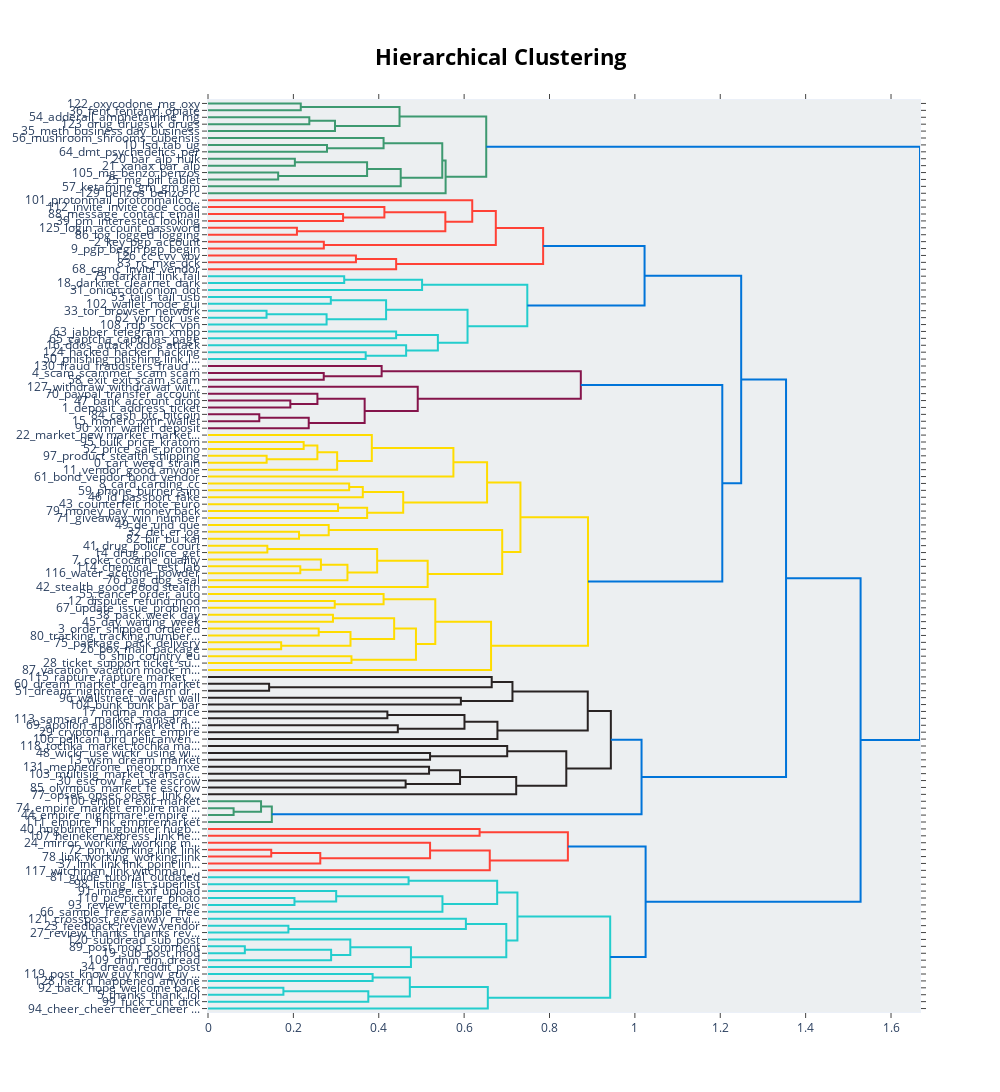

Write notebook code for a chart like this one.
### Code cell
merged_model_content_thread.visualize_hierarchy(custom_labels=True)

### Figure 1 — Plotly figure (JSON) as saved in the notebook; plotly's stock layout.template omitted (floating-point values rounded to 4 significant figures; data arrays with more than 128 entries replaced by an {"elided": "..."} marker saying what was removed)
{"data": [{"hoverinfo": "text", "marker": {"color": "rgb(61,153,112)"}, "mode": "lines", "type": "scatter", "x": [0, 0.2173, 0.2173, 0], "xaxis": "x", "y": [-5, -5, -15, -15], "yaxis": "y"}, {"hoverinfo": "text", "marker": {"color": "rgb(61,153,112)"}, "mode": "lines", "type": "scatter", "x": [0, 0.2374, 0.2374, 0], "xaxis": "x", "y": [-25, -25, -35, -35], "yaxis": "y"}, {"hoverinfo": "text", "marker": {"color": "rgb(61,153,112)"}, "mode": "lines", "type": "scatter", "x": [0.2374, 0.2975, 0.2975, 0], "xaxis": "x", "y": [-30, -30, -45, -45], "yaxis": "y"}, {"hoverinfo": "text", "marker": {"color": "rgb(61,153,112)"}, "mode": "lines", "type": "scatter", "x": [0.2173, 0.4487, 0.4487, 0.2975], "xaxis": "x", "y": [-10, -10, -37.5, -37.5], "yaxis": "y"}, {"hoverinfo": "text", "marker": {"color": "rgb(61,153,112)"}, "mode": "lines", "type": "scatter", "x": [0, 0.2788, 0.2788, 0], "xaxis": "x", "y": [-65, -65, -75, -75], "yaxis": "y"}, {"hoverinfo": "text", "marker": {"color": "rgb(61,153,112)"}, "mode": "lines", "type": "scatter", "x": [0, 0.4113, 0.4113, 0.2788], "xaxis": "x", "y": [-55, -55, -70, -70], "yaxis": "y"}, {"hoverinfo": "text", "marker": {"color": "rgb(61,153,112)"}, "mode": "lines", "type": "scatter", "x": [0, 0.2035, 0.2035, 0], "xaxis": "x", "y": [-85, -85, -95, -95], "yaxis": "y"}, {"hoverinfo": "text", "marker": {"color": "rgb(61,153,112)"}, "mode": "lines", "type": "scatter", "x": [0, 0.1644, 0.1644, 0], "xaxis": "x", "y": [-105, -105, -115, -115], "yaxis": "y"}, {"hoverinfo": "text", "marker": {"color": "rgb(61,153,112)"}, "mode": "lines", "type": "scatter", "x": [0.2035, 0.3727, 0.3727, 0.1644], "xaxis": "x", "y": [-90, -90, -110, -110], "yaxis": "y"}, {"hoverinfo": "text", "marker": {"color": "rgb(61,153,112)"}, "mode": "lines", "type": "scatter", "x": [0.3727, 0.4514, 0.4514, 0], "xaxis": "x", "y": [-100, -100, -125, -125], "yaxis": "y"}, {"hoverinfo": "text", "marker": {"color": "rgb(61,153,112)"}, "mode": "lines", "type": "scatter", "x": [0.4113, 0.5488, 0.5488, 0.4514], "xaxis": "x", "y": [-62.5, -62.5, -112.5, -112.5], "yaxis": "y"}, {"hoverinfo": "text", "marker": {"color": "rgb(61,153,112)"}, "mode": "lines", "type": "scatter", "x": [0.5488, 0.5566, 0.5566, 0], "xaxis": "x", "y": [-87.5, -87.5, -135, -135], "yaxis": "y"}, {"hoverinfo": "text", "marker": {"color": "rgb(61,153,112)"}, "mode": "lines", "type": "scatter", "x": [0.4487, 0.6518, 0.6518, 0.5566], "xaxis": "x", "y": [-23.75, -23.75, -111.2, -111.2], "yaxis": "y"}, {"hoverinfo": "text", "marker": {"color": "rgb(255,65,54)"}, "mode": "lines", "type": "scatter", "x": [0, 0.3164, 0.3164, 0], "xaxis": "x", "y": [-165, -165, -175, -175], "yaxis": "y"}, {"hoverinfo": "text", "marker": {"color": "rgb(255,65,54)"}, "mode": "lines", "type": "scatter", "x": [0, 0.4132, 0.4132, 0.3164], "xaxis": "x", "y": [-155, -155, -170, -170], "yaxis": "y"}, {"hoverinfo": "text", "marker": {"color": "rgb(255,65,54)"}, "mode": "lines", "type": "scatter", "x": [0, 0.2083, 0.2083, 0], "xaxis": "x", "y": [-185, -185, -195, -195], "yaxis": "y"}, {"hoverinfo": "text", "marker": {"color": "rgb(255,65,54)"}, "mode": "lines", "type": "scatter", "x": [0.4132, 0.556, 0.556, 0.2083], "xaxis": "x", "y": [-162.5, -162.5, -190, -190], "yaxis": "y"}, {"hoverinfo": "text", "marker": {"color": "rgb(255,65,54)"}, "mode": "lines", "type": "scatter", "x": [0, 0.619, 0.619, 0.556], "xaxis": "x", "y": [-145, -145, -176.2, -176.2], "yaxis": "y"}, {"hoverinfo": "text", "marker": {"color": "rgb(255,65,54)"}, "mode": "lines", "type": "scatter", "x": [0, 0.2713, 0.2713, 0], "xaxis": "x", "y": [-205, -205, -215, -215], "yaxis": "y"}, {"hoverinfo": "text", "marker": {"color": "rgb(255,65,54)"}, "mode": "lines", "type": "scatter", "x": [0.619, 0.6742, 0.6742, 0.2713], "xaxis": "x", "y": [-160.6, -160.6, -210, -210], "yaxis": "y"}, {"hoverinfo": "text", "marker": {"color": "rgb(255,65,54)"}, "mode": "lines", "type": "scatter", "x": [0, 0.3466, 0.3466, 0], "xaxis": "x", "y": [-225, -225, -235, -235], "yaxis": "y"}, {"hoverinfo": "text", "marker": {"color": "rgb(255,65,54)"}, "mode": "lines", "type": "scatter", "x": [0.3466, 0.4407, 0.4407, 0], "xaxis": "x", "y": [-230, -230, -245, -245], "yaxis": "y"}, {"hoverinfo": "text", "marker": {"color": "rgb(255,65,54)"}, "mode": "lines", "type": "scatter", "x": [0.6742, 0.7851, 0.7851, 0.4407], "xaxis": "x", "y": [-185.3, -185.3, -237.5, -237.5], "yaxis": "y"}, {"hoverinfo": "text", "marker": {"color": "rgb(35,205,205)"}, "mode": "lines", "type": "scatter", "x": [0, 0.3191, 0.3191, 0], "xaxis": "x", "y": [-255, -255, -265, -265], "yaxis": "y"}, {"hoverinfo": "text", "marker": {"color": "rgb(35,205,205)"}, "mode": "lines", "type": "scatter", "x": [0.3191, 0.5015, 0.5015, 0], "xaxis": "x", "y": [-260, -260, -275, -275], "yaxis": "y"}, {"hoverinfo": "text", "marker": {"color": "rgb(35,205,205)"}, "mode": "lines", "type": "scatter", "x": [0, 0.2877, 0.2877, 0], "xaxis": "x", "y": [-285, -285, -295, -295], "yaxis": "y"}, {"hoverinfo": "text", "marker": {"color": "rgb(35,205,205)"}, "mode": "lines", "type": "scatter", "x": [0, 0.1371, 0.1371, 0], "xaxis": "x", "y": [-305, -305, -315, -315], "yaxis": "y"}, {"hoverinfo": "text", "marker": {"color": "rgb(35,205,205)"}, "mode": "lines", "type": "scatter", "x": [0.1371, 0.2778, 0.2778, 0], "xaxis": "x", "y": [-310, -310, -325, -325], "yaxis": "y"}, {"hoverinfo": "text", "marker": {"color": "rgb(35,205,205)"}, "mode": "lines", "type": "scatter", "x": [0.2877, 0.4172, 0.4172, 0.2778], "xaxis": "x", "y": [-290, -290, -317.5, -317.5], "yaxis": "y"}, {"hoverinfo": "text", "marker": {"color": "rgb(35,205,205)"}, "mode": "lines", "type": "scatter", "x": [0, 0.4407, 0.4407, 0], "xaxis": "x", "y": [-335, -335, -345, -345], "yaxis": "y"}, {"hoverinfo": "text", "marker": {"color": "rgb(35,205,205)"}, "mode": "lines", "type": "scatter", "x": [0, 0.3694, 0.3694, 0], "xaxis": "x", "y": [-365, -365, -375, -375], "yaxis": "y"}, {"hoverinfo": "text", "marker": {"color": "rgb(35,205,205)"}, "mode": "lines", "type": "scatter", "x": [0, 0.4641, 0.4641, 0.3694], "xaxis": "x", "y": [-355, -355, -370, -370], "yaxis": "y"}, {"hoverinfo": "text", "marker": {"color": "rgb(35,205,205)"}, "mode": "lines", "type": "scatter", "x": [0.4407, 0.5385, 0.5385, 0.4641], "xaxis": "x", "y": [-340, -340, -362.5, -362.5], "yaxis": "y"}, {"hoverinfo": "text", "marker": {"color": "rgb(35,205,205)"}, "mode": "lines", "type": "scatter", "x": [0.4172, 0.608, 0.608, 0.5385], "xaxis": "x", "y": [-303.8, -303.8, -351.2, -351.2], "yaxis": "y"}, {"hoverinfo": "text", "marker": {"color": "rgb(35,205,205)"}, "mode": "lines", "type": "scatter", "x": [0.5015, 0.748, 0.748, 0.608], "xaxis": "x", "y": [-267.5, -267.5, -327.5, -327.5], "yaxis": "y"}, {"hoverinfo": "text", "marker": {"color": "rgb(0,116,217)"}, "mode": "lines", "type": "scatter", "x": [0.7851, 1.023, 1.023, 0.748], "xaxis": "x", "y": [-211.4, -211.4, -297.5, -297.5], "yaxis": "y"}, {"hoverinfo": "text", "marker": {"color": "rgb(133,20,75)"}, "mode": "lines", "type": "scatter", "x": [0, 0.2711, 0.2711, 0], "xaxis": "x", "y": [-395, -395, -405, -405], "yaxis": "y"}, {"hoverinfo": "text", "marker": {"color": "rgb(133,20,75)"}, "mode": "lines", "type": "scatter", "x": [0, 0.4068, 0.4068, 0.2711], "xaxis": "x", "y": [-385, -385, -400, -400], "yaxis": "y"}, {"hoverinfo": "text", "marker": {"color": "rgb(133,20,75)"}, "mode": "lines", "type": "scatter", "x": [0, 0.1929, 0.1929, 0], "xaxis": "x", "y": [-435, -435, -445, -445], "yaxis": "y"}, {"hoverinfo": "text", "marker": {"color": "rgb(133,20,75)"}, "mode": "lines", "type": "scatter", "x": [0, 0.2563, 0.2563, 0.1929], "xaxis": "x", "y": [-425, -425, -440, -440], "yaxis": "y"}, {"hoverinfo": "text", "marker": {"color": "rgb(133,20,75)"}, "mode": "lines", "type": "scatter", "x": [0, 0.1201, 0.1201, 0], "xaxis": "x", "y": [-455, -455, -465, -465], "yaxis": "y"}, {"hoverinfo": "text", "marker": {"color": "rgb(133,20,75)"}, "mode": "lines", "type": "scatter", "x": [0.1201, 0.236, 0.236, 0], "xaxis": "x", "y": [-460, -460, -475, -475], "yaxis": "y"}, {"hoverinfo": "text", "marker": {"color": "rgb(133,20,75)"}, "mode": "lines", "type": "scatter", "x": [0.2563, 0.367, 0.367, 0.236], "xaxis": "x", "y": [-432.5, -432.5, -467.5, -467.5], "yaxis": "y"}, {"hoverinfo": "text", "marker": {"color": "rgb(133,20,75)"}, "mode": "lines", "type": "scatter", "x": [0, 0.4913, 0.4913, 0.367], "xaxis": "x", "y": [-415, -415, -450, -450], "yaxis": "y"}, {"hoverinfo": "text", "marker": {"color": "rgb(133,20,75)"}, "mode": "lines", "type": "scatter", "x": [0.4068, 0.8733, 0.8733, 0.4913], "xaxis": "x", "y": [-392.5, -392.5, -432.5, -432.5], "yaxis": "y"}, {"hoverinfo": "text", "marker": {"color": "rgb(255,220,0)"}, "mode": "lines", "type": "scatter", "x": [0, 0.2241, 0.2241, 0], "xaxis": "x", "y": [-495, -495, -505, -505], "yaxis": "y"}, {"hoverinfo": "text", "marker": {"color": "rgb(255,220,0)"}, "mode": "lines", "type": "scatter", "x": [0, 0.1373, 0.1373, 0], "xaxis": "x", "y": [-515, -515, -525, -525], "yaxis": "y"}, {"hoverinfo": "text", "marker": {"color": "rgb(255,220,0)"}, "mode": "lines", "type": "scatter", "x": [0.2241, 0.2562, 0.2562, 0.1373], "xaxis": "x", "y": [-500, -500, -520, -520], "yaxis": "y"}, {"hoverinfo": "text", "marker": {"color": "rgb(255,220,0)"}, "mode": "lines", "type": "scatter", "x": [0.2562, 0.3025, 0.3025, 0], "xaxis": "x", "y": [-510, -510, -535, -535], "yaxis": "y"}, {"hoverinfo": "text", "marker": {"color": "rgb(255,220,0)"}, "mode": "lines", "type": "scatter", "x": [0, 0.3838, 0.3838, 0.3025], "xaxis": "x", "y": [-485, -485, -522.5, -522.5], "yaxis": "y"}, {"hoverinfo": "text", "marker": {"color": "rgb(255,220,0)"}, "mode": "lines", "type": "scatter", "x": [0.3838, 0.5749, 0.5749, 0], "xaxis": "x", "y": [-503.8, -503.8, -545, -545], "yaxis": "y"}, {"hoverinfo": "text", "marker": {"color": "rgb(255,220,0)"}, "mode": "lines", "type": "scatter", "x": [0, 0.3307, 0.3307, 0], "xaxis": "x", "y": [-555, -555, -565, -565], "yaxis": "y"}, {"hoverinfo": "text", "marker": {"color": "rgb(255,220,0)"}, "mode": "lines", "type": "scatter", "x": [0.3307, 0.3626, 0.3626, 0], "xaxis": "x", "y": [-560, -560, -575, -575], "yaxis": "y"}, {"hoverinfo": "text", "marker": {"color": "rgb(255,220,0)"}, "mode": "lines", "type": "scatter", "x": [0, 0.3046, 0.3046, 0], "xaxis": "x", "y": [-585, -585, -595, -595], "yaxis": "y"}, {"hoverinfo": "text", "marker": {"color": "rgb(255,220,0)"}, "mode": "lines", "type": "scatter", "x": [0.3046, 0.3728, 0.3728, 0], "xaxis": "x", "y": [-590, -590, -605, -605], "yaxis": "y"}, {"hoverinfo": "text", "marker": {"color": "rgb(255,220,0)"}, "mode": "lines", "type": "scatter", "x": [0.3626, 0.4573, 0.4573, 0.3728], "xaxis": "x", "y": [-567.5, -567.5, -597.5, -597.5], "yaxis": "y"}, {"hoverinfo": "text", "marker": {"color": "rgb(255,220,0)"}, "mode": "lines", "type": "scatter", "x": [0.5749, 0.6538, 0.6538, 0.4573], "xaxis": "x", "y": [-524.4, -524.4, -582.5, -582.5], "yaxis": "y"}, {"hoverinfo": "text", "marker": {"color": "rgb(255,220,0)"}, "mode": "lines", "type": "scatter", "x": [0, 0.2132, 0.2132, 0], "xaxis": "x", "y": [-625, -625, -635, -635], "yaxis": "y"}, {"hoverinfo": "text", "marker": {"color": "rgb(255,220,0)"}, "mode": "lines", "type": "scatter", "x": [0, 0.2827, 0.2827, 0.2132], "xaxis": "x", "y": [-615, -615, -630, -630], "yaxis": "y"}, {"hoverinfo": "text", "marker": {"color": "rgb(255,220,0)"}, "mode": "lines", "type": "scatter", "x": [0, 0.139, 0.139, 0], "xaxis": "x", "y": [-645, -645, -655, -655], "yaxis": "y"}, {"hoverinfo": "text", "marker": {"color": "rgb(255,220,0)"}, "mode": "lines", "type": "scatter", "x": [0, 0.2162, 0.2162, 0], "xaxis": "x", "y": [-675, -675, -685, -685], "yaxis": "y"}, {"hoverinfo": "text", "marker": {"color": "rgb(255,220,0)"}, "mode": "lines", "type": "scatter", "x": [0, 0.2645, 0.2645, 0.2162], "xaxis": "x", "y": [-665, -665, -680, -680], "yaxis": "y"}, {"hoverinfo": "text", "marker": {"color": "rgb(255,220,0)"}, "mode": "lines", "type": "scatter", "x": [0.2645, 0.3267, 0.3267, 0], "xaxis": "x", "y": [-672.5, -672.5, -695, -695], "yaxis": "y"}, {"hoverinfo": "text", "marker": {"color": "rgb(255,220,0)"}, "mode": "lines", "type": "scatter", "x": [0.139, 0.3962, 0.3962, 0.3267], "xaxis": "x", "y": [-650, -650, -683.8, -683.8], "yaxis": "y"}, {"hoverinfo": "text", "marker": {"color": "rgb(255,220,0)"}, "mode": "lines", "type": "scatter", "x": [0.3962, 0.5146, 0.5146, 0], "xaxis": "x", "y": [-666.9, -666.9, -705, -705], "yaxis": "y"}, {"hoverinfo": "text", "marker": {"color": "rgb(255,220,0)"}, "mode": "lines", "type": "scatter", "x": [0.2827, 0.6892, 0.6892, 0.5146], "xaxis": "x", "y": [-622.5, -622.5, -685.9, -685.9], "yaxis": "y"}, {"hoverinfo": "text", "marker": {"color": "rgb(255,220,0)"}, "mode": "lines", "type": "scatter", "x": [0.6538, 0.7319, 0.7319, 0.6892], "xaxis": "x", "y": [-553.4, -553.4, -654.2, -654.2], "yaxis": "y"}, {"hoverinfo": "text", "marker": {"color": "rgb(255,220,0)"}, "mode": "lines", "type": "scatter", "x": [0, 0.2969, 0.2969, 0], "xaxis": "x", "y": [-725, -725, -735, -735], "yaxis": "y"}, {"hoverinfo": "text", "marker": {"color": "rgb(255,220,0)"}, "mode": "lines", "type": "scatter", "x": [0, 0.4113, 0.4113, 0.2969], "xaxis": "x", "y": [-715, -715, -730, -730], "yaxis": "y"}, {"hoverinfo": "text", "marker": {"color": "rgb(255,220,0)"}, "mode": "lines", "type": "scatter", "x": [0, 0.2927, 0.2927, 0], "xaxis": "x", "y": [-745, -745, -755, -755], "yaxis": "y"}, {"hoverinfo": "text", "marker": {"color": "rgb(255,220,0)"}, "mode": "lines", "type": "scatter", "x": [0, 0.2594, 0.2594, 0], "xaxis": "x", "y": [-765, -765, -775, -775], "yaxis": "y"}, {"hoverinfo": "text", "marker": {"color": "rgb(255,220,0)"}, "mode": "lines", "type": "scatter", "x": [0, 0.1714, 0.1714, 0], "xaxis": "x", "y": [-785, -785, -795, -795], "yaxis": "y"}, {"hoverinfo": "text", "marker": {"color": "rgb(255,220,0)"}, "mode": "lines", "type": "scatter", "x": [0.2594, 0.3338, 0.3338, 0.1714], "xaxis": "x", "y": [-770, -770, -790, -790], "yaxis": "y"}, {"hoverinfo": "text", "marker": {"color": "rgb(255,220,0)"}, "mode": "lines", "type": "scatter", "x": [0.2927, 0.4361, 0.4361, 0.3338], "xaxis": "x", "y": [-750, -750, -780, -780], "yaxis": "y"}, {"hoverinfo": "text", "marker": {"color": "rgb(255,220,0)"}, "mode": "lines", "type": "scatter", "x": [0, 0.3361, 0.3361, 0], "xaxis": "x", "y": [-805, -805, -815, -815], "yaxis": "y"}, {"hoverinfo": "text", "marker": {"color": "rgb(255,220,0)"}, "mode": "lines", "type": "scatter", "x": [0.4361, 0.4871, 0.4871, 0.3361], "xaxis": "x", "y": [-765, -765, -810, -810], "yaxis": "y"}, {"hoverinfo": "text", "marker": {"color": "rgb(255,220,0)"}, "mode": "lines", "type": "scatter", "x": [0.4113, 0.5324, 0.5324, 0.4871], "xaxis": "x", "y": [-722.5, -722.5, -787.5, -787.5], "yaxis": "y"}, {"hoverinfo": "text", "marker": {"color": "rgb(255,220,0)"}, "mode": "lines", "type": "scatter", "x": [0.5324, 0.6631, 0.6631, 0], "xaxis": "x", "y": [-755, -755, -825, -825], "yaxis": "y"}, {"hoverinfo": "text", "marker": {"color": "rgb(255,220,0)"}, "mode": "lines", "type": "scatter", "x": [0.7319, 0.8901, 0.8901, 0.6631], "xaxis": "x", "y": [-603.8, -603.8, -790, -790], "yaxis": "y"}, {"hoverinfo": "text", "marker": {"color": "rgb(0,116,217)"}, "mode": "lines", "type": "scatter", "x": [0.8733, 1.205, 1.205, 0.8901], "xaxis": "x", "y": [-412.5, -412.5, -696.9, -696.9], "yaxis": "y"}, {"hoverinfo": "text", "marker": {"color": "rgb(0,116,217)"}, "mode": "lines", "type": "scatter", "x": [1.023, 1.249, 1.249, 1.205], "xaxis": "x", "y": [-254.5, -254.5, -554.7, -554.7], "yaxis": "y"}, {"hoverinfo": "text", "marker": {"color": "rgb(40,35,35)"}, "mode": "lines", "type": "scatter", "x": [0, 0.1432, 0.1432, 0], "xaxis": "x", "y": [-845, -845, -855, -855], "yaxis": "y"}, {"hoverinfo": "text", "marker": {"color": "rgb(40,35,35)"}, "mode": "lines", "type": "scatter", "x": [0, 0.6646, 0.6646, 0.1432], "xaxis": "x", "y": [-835, -835, -850, -850], "yaxis": "y"}, {"hoverinfo": "text", "marker": {"color": "rgb(40,35,35)"}, "mode": "lines", "type": "scatter", "x": [0, 0.5924, 0.5924, 0], "xaxis": "x", "y": [-865, -865, -875, -875], "yaxis": "y"}, {"hoverinfo": "text", "marker": {"color": "rgb(40,35,35)"}, "mode": "lines", "type": "scatter", "x": [0.6646, 0.7132, 0.7132, 0.5924], "xaxis": "x", "y": [-842.5, -842.5, -870, -870], "yaxis": "y"}, {"hoverinfo": "text", "marker": {"color": "rgb(40,35,35)"}, "mode": "lines", "type": "scatter", "x": [0, 0.4202, 0.4202, 0], "xaxis": "x", "y": [-885, -885, -895, -895], "yaxis": "y"}, {"hoverinfo": "text", "marker": {"color": "rgb(40,35,35)"}, "mode": "lines", "type": "scatter", "x": [0, 0.4447, 0.4447, 0], "xaxis": "x", "y": [-905, -905, -915, -915], "yaxis": "y"}, {"hoverinfo": "text", "marker": {"color": "rgb(40,35,35)"}, "mode": "lines", "type": "scatter", "x": [0.4202, 0.6008, 0.6008, 0.4447], "xaxis": "x", "y": [-890, -890, -910, -910], "yaxis": "y"}, {"hoverinfo": "text", "marker": {"color": "rgb(40,35,35)"}, "mode": "lines", "type": "scatter", "x": [0.6008, 0.678, 0.678, 0], "xaxis": "x", "y": [-900, -900, -925, -925], "yaxis": "y"}, {"hoverinfo": "text", "marker": {"color": "rgb(40,35,35)"}, "mode": "lines", "type": "scatter", "x": [0.7132, 0.8896, 0.8896, 0.678], "xaxis": "x", "y": [-856.2, -856.2, -912.5, -912.5], "yaxis": "y"}, {"hoverinfo": "text", "marker": {"color": "rgb(40,35,35)"}, "mode": "lines", "type": "scatter", "x": [0, 0.5202, 0.5202, 0], "xaxis": "x", "y": [-945, -945, -955, -955], "yaxis": "y"}, {"hoverinfo": "text", "marker": {"color": "rgb(40,35,35)"}, "mode": "lines", "type": "scatter", "x": [0, 0.7009, 0.7009, 0.5202], "xaxis": "x", "y": [-935, -935, -950, -950], "yaxis": "y"}, {"hoverinfo": "text", "marker": {"color": "rgb(40,35,35)"}, "mode": "lines", "type": "scatter", "x": [0, 0.5178, 0.5178, 0], "xaxis": "x", "y": [-965, -965, -975, -975], "yaxis": "y"}, {"hoverinfo": "text", "marker": {"color": "rgb(40,35,35)"}, "mode": "lines", "type": "scatter", "x": [0, 0.4629, 0.4629, 0], "xaxis": "x", "y": [-985, -985, -995, -995], "yaxis": "y"}, {"hoverinfo": "text", "marker": {"color": "rgb(40,35,35)"}, "mode": "lines", "type": "scatter", "x": [0.5178, 0.5904, 0.5904, 0.4629], "xaxis": "x", "y": [-970, -970, -990, -990], "yaxis": "y"}, {"hoverinfo": "text", "marker": {"color": "rgb(40,35,35)"}, "mode": "lines", "type": "scatter", "x": [0.5904, 0.722, 0.722, 0], "xaxis": "x", "y": [-980, -980, -1005, -1005], "yaxis": "y"}, {"hoverinfo": "text", "marker": {"color": "rgb(40,35,35)"}, "mode": "lines", "type": "scatter", "x": [0.7009, 0.8393, 0.8393, 0.722], "xaxis": "x", "y": [-942.5, -942.5, -992.5, -992.5], "yaxis": "y"}, {"hoverinfo": "text", "marker": {"color": "rgb(40,35,35)"}, "mode": "lines", "type": "scatter", "x": [0.8896, 0.9437, 0.9437, 0.8393], "xaxis": "x", "y": [-884.4, -884.4, -967.5, -967.5], "yaxis": "y"}, {"hoverinfo": "text", "marker": {"color": "rgb(61,153,112)"}, "mode": "lines", "type": "scatter", "x": [0, 0.05999, 0.05999, 0], "xaxis": "x", "y": [-1025, -1025, -1035, -1035], "yaxis": "y"}, {"hoverinfo": "text", "marker": {"color": "rgb(61,153,112)"}, "mode": "lines", "type": "scatter", "x": [0, 0.1243, 0.1243, 0.05999], "xaxis": "x", "y": [-1015, -1015, -1030, -1030], "yaxis": "y"}, {"hoverinfo": "text", "marker": {"color": "rgb(61,153,112)"}, "mode": "lines", "type": "scatter", "x": [0.1243, 0.1495, 0.1495, 0], "xaxis": "x", "y": [-1022.0, -1022.0, -1045, -1045], "yaxis": "y"}, {"hoverinfo": "text", "marker": {"color": "rgb(0,116,217)"}, "mode": "lines", "type": "scatter", "x": [0.9437, 1.016, 1.016, 0.1495], "xaxis": "x", "y": [-925.9, -925.9, -1034.0, -1034.0], "yaxis": "y"}, {"hoverinfo": "text", "marker": {"color": "rgb(0,116,217)"}, "mode": "lines", "type": "scatter", "x": [1.249, 1.354, 1.354, 1.016], "xaxis": "x", "y": [-404.6, -404.6, -979.8, -979.8], "yaxis": "y"}, {"hoverinfo": "text", "marker": {"color": "rgb(255,65,54)"}, "mode": "lines", "type": "scatter", "x": [0, 0.6363, 0.6363, 0], "xaxis": "x", "y": [-1055, -1055, -1065, -1065], "yaxis": "y"}, {"hoverinfo": "text", "marker": {"color": "rgb(255,65,54)"}, "mode": "lines", "type": "scatter", "x": [0, 0.1481, 0.1481, 0], "xaxis": "x", "y": [-1085, -1085, -1095, -1095], "yaxis": "y"}, {"hoverinfo": "text", "marker": {"color": "rgb(255,65,54)"}, "mode": "lines", "type": "scatter", "x": [0.1481, 0.263, 0.263, 0], "xaxis": "x", "y": [-1090, -1090, -1105, -1105], "yaxis": "y"}, {"hoverinfo": "text", "marker": {"color": "rgb(255,65,54)"}, "mode": "lines", "type": "scatter", "x": [0, 0.5202, 0.5202, 0.263], "xaxis": "x", "y": [-1075, -1075, -1098.0, -1098.0], "yaxis": "y"}, {"hoverinfo": "text", "marker": {"color": "rgb(255,65,54)"}, "mode": "lines", "type": "scatter", "x": [0.5202, 0.6601, 0.6601, 0], "xaxis": "x", "y": [-1086.0, -1086.0, -1115, -1115], "yaxis": "y"}, {"hoverinfo": "text", "marker": {"color": "rgb(255,65,54)"}, "mode": "lines", "type": "scatter", "x": [0.6363, 0.8431, 0.8431, 0.6601], "xaxis": "x", "y": [-1060, -1060, -1101.0, -1101.0], "yaxis": "y"}, {"hoverinfo": "text", "marker": {"color": "rgb(35,205,205)"}, "mode": "lines", "type": "scatter", "x": [0, 0.4699, 0.4699, 0], "xaxis": "x", "y": [-1125, -1125, -1135, -1135], "yaxis": "y"}, {"hoverinfo": "text", "marker": {"color": "rgb(35,205,205)"}, "mode": "lines", "type": "scatter", "x": [0, 0.2026, 0.2026, 0], "xaxis": "x", "y": [-1155, -1155, -1165, -1165], "yaxis": "y"}, {"hoverinfo": "text", "marker": {"color": "rgb(35,205,205)"}, "mode": "lines", "type": "scatter", "x": [0, 0.3003, 0.3003, 0.2026], "xaxis": "x", "y": [-1145, -1145, -1160, -1160], "yaxis": "y"}, {"hoverinfo": "text", "marker": {"color": "rgb(35,205,205)"}, "mode": "lines", "type": "scatter", "x": [0.3003, 0.5492, 0.5492, 0], "xaxis": "x", "y": [-1152.0, -1152.0, -1175, -1175], "yaxis": "y"}, {"hoverinfo": "text", "marker": {"color": "rgb(35,205,205)"}, "mode": "lines", "type": "scatter", "x": [0.4699, 0.6774, 0.6774, 0.5492], "xaxis": "x", "y": [-1130, -1130, -1164.0, -1164.0], "yaxis": "y"}, {"hoverinfo": "text", "marker": {"color": "rgb(35,205,205)"}, "mode": "lines", "type": "scatter", "x": [0, 0.1883, 0.1883, 0], "xaxis": "x", "y": [-1195, -1195, -1205, -1205], "yaxis": "y"}, {"hoverinfo": "text", "marker": {"color": "rgb(35,205,205)"}, "mode": "lines", "type": "scatter", "x": [0, 0.6041, 0.6041, 0.1883], "xaxis": "x", "y": [-1185, -1185, -1200, -1200], "yaxis": "y"}, {"hoverinfo": "text", "marker": {"color": "rgb(35,205,205)"}, "mode": "lines", "type": "scatter", "x": [0, 0.08631, 0.08631, 0], "xaxis": "x", "y": [-1225, -1225, -1235, -1235], "yaxis": "y"}, {"hoverinfo": "text", "marker": {"color": "rgb(35,205,205)"}, "mode": "lines", "type": "scatter", "x": [0.08631, 0.2884, 0.2884, 0], "xaxis": "x", "y": [-1230, -1230, -1245, -1245], "yaxis": "y"}, {"hoverinfo": "text", "marker": {"color": "rgb(35,205,205)"}, "mode": "lines", "type": "scatter", "x": [0, 0.3334, 0.3334, 0.2884], "xaxis": "x", "y": [-1215, -1215, -1238.0, -1238.0], "yaxis": "y"}, {"hoverinfo": "text", "marker": {"color": "rgb(35,205,205)"}, "mode": "lines", "type": "scatter", "x": [0.3334, 0.4754, 0.4754, 0], "xaxis": "x", "y": [-1226.0, -1226.0, -1255, -1255], "yaxis": "y"}, {"hoverinfo": "text", "marker": {"color": "rgb(35,205,205)"}, "mode": "lines", "type": "scatter", "x": [0.6041, 0.6988, 0.6988, 0.4754], "xaxis": "x", "y": [-1192.0, -1192.0, -1241.0, -1241.0], "yaxis": "y"}, {"hoverinfo": "text", "marker": {"color": "rgb(35,205,205)"}, "mode": "lines", "type": "scatter", "x": [0.6774, 0.7248, 0.7248, 0.6988], "xaxis": "x", "y": [-1147.0, -1147.0, -1217.0, -1217.0], "yaxis": "y"}, {"hoverinfo": "text", "marker": {"color": "rgb(35,205,205)"}, "mode": "lines", "type": "scatter", "x": [0, 0.3856, 0.3856, 0], "xaxis": "x", "y": [-1265, -1265, -1275, -1275], "yaxis": "y"}, {"hoverinfo": "text", "marker": {"color": "rgb(35,205,205)"}, "mode": "lines", "type": "scatter", "x": [0, 0.1767, 0.1767, 0], "xaxis": "x", "y": [-1285, -1285, -1295, -1295], "yaxis": "y"}, {"hoverinfo": "text", "marker": {"color": "rgb(35,205,205)"}, "mode": "lines", "type": "scatter", "x": [0.1767, 0.3755, 0.3755, 0], "xaxis": "x", "y": [-1290, -1290, -1305, -1305], "yaxis": "y"}, {"hoverinfo": "text", "marker": {"color": "rgb(35,205,205)"}, "mode": "lines", "type": "scatter", "x": [0.3856, 0.4728, 0.4728, 0.3755], "xaxis": "x", "y": [-1270, -1270, -1298.0, -1298.0], "yaxis": "y"}, {"hoverinfo": "text", "marker": {"color": "rgb(35,205,205)"}, "mode": "lines", "type": "scatter", "x": [0.4728, 0.6555, 0.6555, 0], "xaxis": "x", "y": [-1284.0, -1284.0, -1315, -1315], "yaxis": "y"}, {"hoverinfo": "text", "marker": {"color": "rgb(35,205,205)"}, "mode": "lines", "type": "scatter", "x": [0.7248, 0.9421, 0.9421, 0.6555], "xaxis": "x", "y": [-1182.0, -1182.0, -1299.0, -1299.0], "yaxis": "y"}, {"hoverinfo": "text", "marker": {"color": "rgb(0,116,217)"}, "mode": "lines", "type": "scatter", "x": [0.8431, 1.025, 1.025, 0.9421], "xaxis": "x", "y": [-1080.0, -1080.0, -1241.0, -1241.0], "yaxis": "y"}, {"hoverinfo": "text", "marker": {"color": "rgb(0,116,217)"}, "mode": "lines", "type": "scatter", "x": [1.354, 1.529, 1.529, 1.025], "xaxis": "x", "y": [-692.2, -692.2, -1160.0, -1160.0], "yaxis": "y"}, {"hoverinfo": "text", "marker": {"color": "rgb(0,116,217)"}, "mode": "lines", "type": "scatter", "x": [0.6518, 1.668, 1.668, 1.529], "xaxis": "x", "y": [-67.5, -67.5, -926.3, -926.3], "yaxis": "y"}], "layout": {"autosize": false, "height": 2180, "hoverlabel": {"bgcolor": "white", "font": {"family": "Rockwell", "size": 16}}, "hovermode": "closest", "plot_bgcolor": "#ECEFF1", "showlegend": false, "title": {"font": {"color": "Black", "size": 22}, "text": "<b>Hierarchical Clustering</b>", "x": 0.5, "xanchor": "center", "yanchor": "top"}, "width": 1000, "xaxis": {"mirror": "allticks", "rangemode": "tozero", "showgrid": false, "showline": true, "showticklabels": true, "ticks": "outside", "type": "linear", "zeroline": false}, "yaxis": {"mirror": "allticks", "range": [-1320, 0], "rangemode": "tozero", "showgrid": false, "showline": true, "showticklabels": true, "tickmode": "array", "ticks": "outside", "ticktext": {"elided": "132 str values"}, "tickvals": {"elided": "132 int values"}, "type": "linear", "zeroline": false}}}
